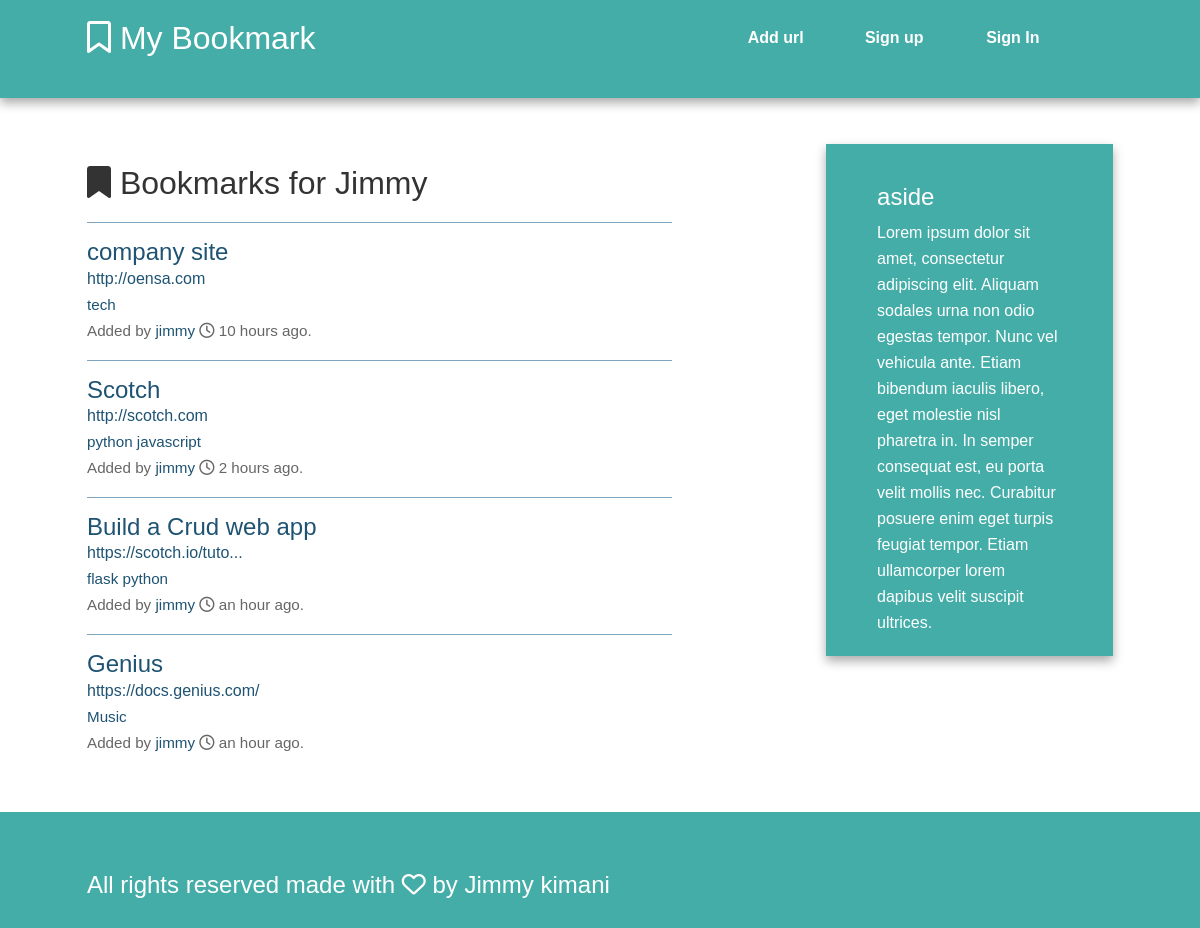
Screenshot of /user/jimmy with the database file from the repository.
### thermo/models.py (models this page shows, shortened)
class User(db.Model, UserMixin):
    id = db.Column(db.Integer, primary_key=True)
    username = db.Column(db.String(80), unique=True)
    email = db.Column(db.String(120), unique=True)
    bookmarks = db.relationship('Bookmark', backref='user', lazy='dynamic')
    password_hash = db.Column(db.String)
    @property
    def password(self):
        raise AttributeError('password is not a readable attribute')

class Bookmark(db.Model):
    id = db.Column(db.Integer, primary_key=True)
    url = db.Column(db.Text, nullable=False)
    date = db.Column(db.DateTime, default=datetime.utcnow)
    description = db.Column(db.String(300))
    user_id = db.Column(db.Integer, db.ForeignKey('user.id'), nullable=False)
    _tags = db.relationship('Tag', secondary=tags, backref=db.backref('bookmarks', lazy='dynamic'))
    @property
    def tags(self):
        return ",".join([t.name for t in self._tags])
    @tags.setter
    def tags(self, string):
        if string:
            self._tags = [Tag.get_or_create(name) for name in string.split(',')]

class Tag(db.Model):
    id = db.Column(db.Integer, primary_key=True)
    name = db.Column(db.String(25), nullable=False, unique=True, index=True)
    def __repr__(self):
        return self.name

### thermo/views.py (the view)
@app.route('/user/<username>')
def user(username):
    user = User.query.filter_by(username=username).first_or_404()
    return render_template('user.html',user=user)

### thermo/views.py (called while the page is built)
@app.context_processor
def inject_tags():
    return dict(all_tags=Tag.all)

### thermo/templates/user.html (shortened to what this page needs)
{% extends "base.html" %}
{% block content %}
<article>
<header>
<h1><i class="fa fa-bookmark" aria-hidden="true"></i>  Bookmarks for {{ user.username | capitalize}}  </h1>
        {% if user.bookmarks.count() > 0 %}
            {% with bookmarks =user.bookmarks %}
                  {% include 'bookmark_list.html' %}
        {% endwith %}
        {% else %}
        This user has not added any bookmarks yet.
        {% endif %}
</header>
</article>
{% endblock %}

### thermo/templates/bookmark_list.html (shortened to what this page needs)
<ul class='bookmarks'>
    {% for bookmark in bookmarks %}
    <li>
        <a class='header' href="{{ bookmark.url}}">
            <h3 class="description">
                {{ bookmark.description|truncate(50, killwords=True) }}
                </h3>
                <span class='url'>
                    {{ bookmark.url|truncate(25, killwords=True) }}
                 </span>
                     </a>
                <div class='info'>
                    <span class="tags">
                        {% if bookmark.tags %}
                        {% for t in bookmark._tags %}
                            <a href="#">{{ t }}</a>
                            {% endfor %}
                        {% else %} No tags.
                        {% endif %}
                    </span>
                    <br>
                    Added by <a href="{{ url_for('user', username=bookmark.user.username) }}">
                    {{ bookmark.user.username}}
                    </a> <i class="fa fa-clock-o" aria-hidden="true"></i>
                    {{ moment(bookmark.date).fromNow() }}.
                </div>
    </li>
    {% endfor %}
    </ul>

### thermo/static/main.css (style rules this page uses)
html { color: #222; font-size: 1em; line-height: 1.4; }
body { font: 16px/26px Helvetica, Helvetica Neue, Arial; }
.main article h1 { font-size: 2em; }
a, a:visited { color:#1e5373 }
@media only screen and (min-width: 480px) { ul.bookmarks { list-style:none none; padding-left: 0; } }
@media only screen and (min-width: 480px) { ul.bookmarks li { padding-bottom: .5em; border-top:1px solid #7ea6bf; padding: 1em 0; } }
@media only screen and (min-width: 480px) { a.header h3 { margin:0 0; } }
@media only screen and (min-width: 480px) { div.info { font-size: .95em; color: #666666 } }
@media only screen and (min-width: 768px) { .main article { float: left; width: 57%; } }

### rows the page displays
User: username "Jimmy"
Bookmark: description "company site", url "http://oensa.com", user.username "jimmy", date "10 hours ago"
Tag: name "tech"
Bookmark: description "Scotch", url "http://scotch.com", user.username "jimmy", date "2 hours ago"
Tag: name "python"
Tag: name "javascript"
Bookmark: description "Build a Crud web app", url "https://scotch.io/tuto...", user.username "jimmy", date "an hour ago"
Tag: name "flask python"
Bookmark: description "Genius", url "https://docs.genius.com/", user.username "jimmy", date "an hour ago"
Tag: name "Music"
